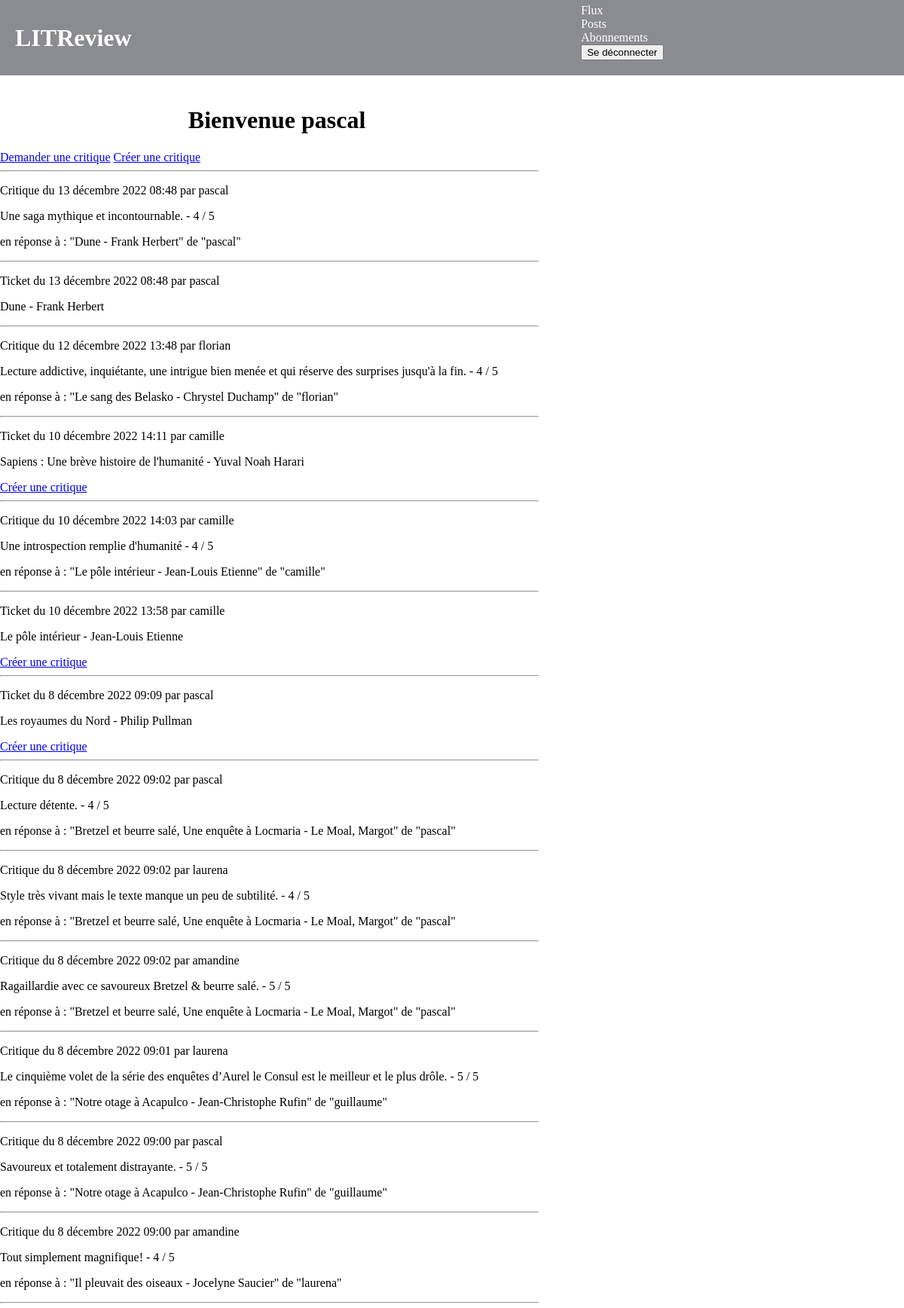
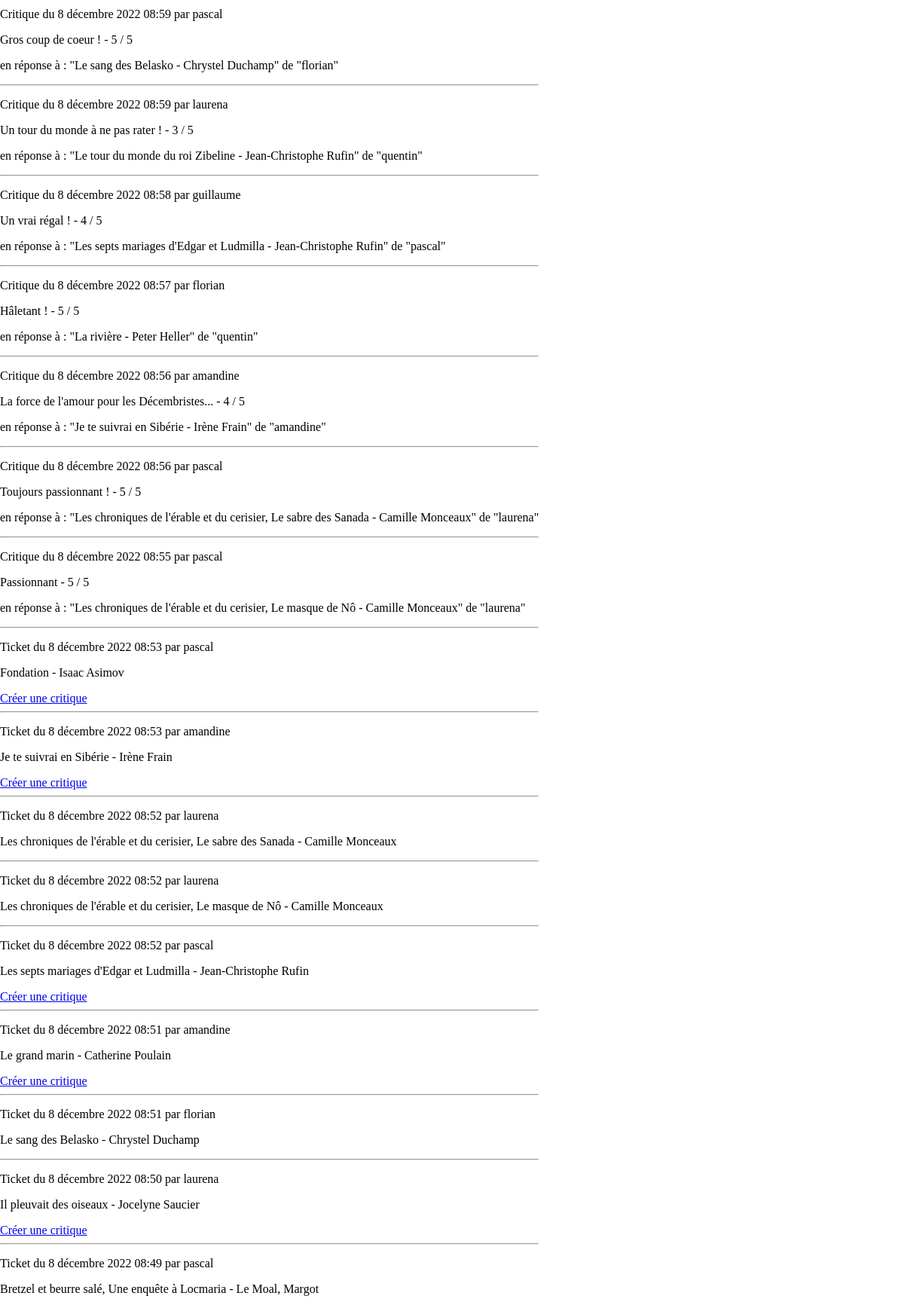
Screenshot of / (signed in) with the database file from the repository (2 pictures, top to bottom).
### accounts/models.py (models this page shows)
class User(AbstractUser):
    pass

### bookreview/models.py (models this page shows, shortened)
class Review(models.Model):
    ticket = models.ForeignKey(to=Ticket, on_delete=models.CASCADE)
    rating = models.PositiveSmallIntegerField(
        validators=[MinValueValidator(0), MaxValueValidator(5)]
    )
    headline = models.CharField(max_length=128)
    body = models.TextField(max_length=8192, blank=True)
    user = models.ForeignKey(to=settings.AUTH_USER_MODEL, on_delete=models.CASCADE)
    time_created = models.DateTimeField(auto_now_add=True)

class Ticket(models.Model):
    title = models.CharField(max_length=128)
    description = models.TextField(max_length=2048, blank=True)
    user = models.ForeignKey(to=settings.AUTH_USER_MODEL, on_delete=models.CASCADE)
    image = models.ImageField(null=True, blank=True)
    time_created = models.DateTimeField(auto_now_add=True)

### bookreview/views.py (the view)
# urls.py: path("", views.home, name="home"),
@login_required
def home(request):
    followed_users = get_followed_users(request.user)
    tickets = Ticket.objects.filter(Q(user__in=followed_users) | Q(user=request.user))
    tickets = tickets.annotate(content_type=Value('TICKET', CharField()))
    reviews = Review.objects.filter(Q(user__in=followed_users) | Q(user=request.user) | Q(ticket__user=request.user))
    reviews = reviews.annotate(content_type=Value('REVIEW', CharField()))
    posts = sorted(chain(reviews, tickets), key=lambda post: post.time_created, reverse=True)
    return render(request, 'bookreview/home.html', context={'posts': posts})

### bookreview/templatetags/bookreview_extras.py (called while the page is built)
@register.filter
def already_reviewed(ticket, user):
    if Review.objects.filter(ticket=ticket).filter(user=user).exists():
        return True
    else:
        return False

### bookreview/views.py (called while the page is built)
def get_followed_users(user):
    followed_users = []
    user_follows_rows = user.following.all()
    for row in user_follows_rows:
        followed_users.append(row.followed_user)
    return followed_users

### bookreview/templates/bookreview/home.html (shortened to what this page needs)
{% extends 'base.html' %}
{% load bookreview_extras %}
{% block content %}
  <h1>Bienvenue {{ user.username }}</h1>
  <a href="{% url 'bookreview:new_ticket' %}">Demander une critique</a>
  <a href="{% url 'bookreview:new_review_one_step' %}">Créer une critique</a>
  {% for post in posts %}
    {% if post.content_type == 'TICKET' %}
      <hr />
      <p>Ticket du {{ post.time_created }} par {{ post.user.username }}</p>
      <p>{{ post.title }}</p>
      {% if not post|already_reviewed:user %}
        <a href="{% url 'bookreview:new_review' post.id %}">Créer une critique</a>
      {% endif %}
    {% elif post.content_type == 'REVIEW' %}
      <hr />
      <p>Critique du {{ post.time_created }} par {{ post.user.username }}</p>
      <p>{{ post.headline }} - {{ post.rating }} / 5</p>
      <p>en réponse à : "{{ post.ticket.title }}" de "{{ post.ticket.user.username }}"</p>
    {% endif %}
  {% endfor %}
{% endblock content %}

### bookreview/static/bookreview/style.css (style rules this page uses)
body { width: 100%; margin: auto; }
h1 { text-align: center; margin-left: 20px; scroll-margin-top: 120px; }

### rows the page displays
User: username "pascal"
Review: time_created "13 décembre 2022 08:48", user.username "pascal", headline "Une saga mythique et incontournable.", rating "4", ticket "Dune - Frank Herbert", ticket.user.username "pascal"
Ticket: time_created "13 décembre 2022 08:48", user.username "pascal", title "Dune - Frank Herbert"
Review: time_created "12 décembre 2022 13:48", user.username "florian", headline "Lecture addictive, inquiétante, une intrigue bien menée et qui réserve des surprises jusqu'à la fin.", rating "4", ticket "Le sang des Belasko - Chrystel Duchamp", ticket.user.username "florian"
Ticket: time_created "10 décembre 2022 14:11", user.username "camille", title "Sapiens : Une brève histoire de l'humanité - Yuval Noah Harari", shows "Créer une critique"
Review: time_created "10 décembre 2022 14:03", user.username "camille", headline "Une introspection remplie d'humanité", rating "4", ticket "Le pôle intérieur - Jean-Louis Etienne", ticket.user.username "camille"
Ticket: time_created "10 décembre 2022 13:58", user.username "camille", title "Le pôle intérieur - Jean-Louis Etienne", shows "Créer une critique"
Ticket: time_created "8 décembre 2022 09:09", user.username "pascal", title "Les royaumes du Nord - Philip Pullman", shows "Créer une critique"
Review: time_created "8 décembre 2022 09:02", user.username "pascal", headline "Lecture détente.", rating "4", ticket "Bretzel et beurre salé, Une enquête à Locmaria - Le Moal, Margot", ticket.user.username "pascal"
Review: time_created "8 décembre 2022 09:02", user.username "laurena", headline "Style très vivant mais le texte manque un peu de subtilité.", rating "4", ticket "Bretzel et beurre salé, Une enquête à Locmaria - Le Moal, Margot", ticket.user.username "pascal"
Review: time_created "8 décembre 2022 09:02", user.username "amandine", headline "Ragaillardie avec ce savoureux Bretzel & beurre salé.", rating "5", ticket "Bretzel et beurre salé, Une enquête à Locmaria - Le Moal, Margot", ticket.user.username "pascal"
Review: time_created "8 décembre 2022 09:01", user.username "laurena", headline "Le cinquième volet de la série des enquêtes d’Aurel le Consul est le meilleur et le plus drôle.", rating "5", ticket "Notre otage à Acapulco - Jean-Christophe Rufin", ticket.user.username "guillaume"
Review: time_created "8 décembre 2022 09:00", user.username "pascal", headline "Savoureux et totalement distrayante.", rating "5", ticket "Notre otage à Acapulco - Jean-Christophe Rufin", ticket.user.username "guillaume"
Review: time_created "8 décembre 2022 09:00", user.username "amandine", headline "Tout simplement magnifique!", rating "4", ticket "Il pleuvait des oiseaux - Jocelyne Saucier", ticket.user.username "laurena"
Review: time_created "8 décembre 2022 08:59", user.username "pascal", headline "Gros coup de coeur !", rating "5", ticket "Le sang des Belasko - Chrystel Duchamp", ticket.user.username "florian"
Review: time_created "8 décembre 2022 08:59", user.username "laurena", headline "Un tour du monde à ne pas rater !", rating "3", ticket "Le tour du monde du roi Zibeline - Jean-Christophe Rufin", ticket.user.username "quentin"
Review: time_created "8 décembre 2022 08:58", user.username "guillaume", headline "Un vrai régal !", rating "4", ticket "Les septs mariages d'Edgar et Ludmilla - Jean-Christophe Rufin", ticket.user.username "pascal"
Review: time_created "8 décembre 2022 08:57", user.username "florian", headline "Hâletant !", rating "5", ticket "La rivière - Peter Heller", ticket.user.username "quentin"
Review: time_created "8 décembre 2022 08:56", user.username "amandine", headline "La force de l'amour pour les Décembristes...", rating "4", ticket "Je te suivrai en Sibérie - Irène Frain", ticket.user.username "amandine"
Review: time_created "8 décembre 2022 08:56", user.username "pascal", headline "Toujours passionnant !", rating "5", ticket "Les chroniques de l'érable et du cerisier, Le sabre des Sanada - Camille Monceaux", ticket.user.username "laurena"
Review: time_created "8 décembre 2022 08:55", user.username "pascal", headline "Passionnant", rating "5", ticket "Les chroniques de l'érable et du cerisier, Le masque de Nô - Camille Monceaux", ticket.user.username "laurena"
Ticket: time_created "8 décembre 2022 08:53", user.username "pascal", title "Fondation - Isaac Asimov", shows "Créer une critique"
Ticket: time_created "8 décembre 2022 08:53", user.username "amandine", title "Je te suivrai en Sibérie - Irène Frain", shows "Créer une critique"
Ticket: time_created "8 décembre 2022 08:52", user.username "laurena", title "Les chroniques de l'érable et du cerisier, Le sabre des Sanada - Camille Monceaux"
Ticket: time_created "8 décembre 2022 08:52", user.username "laurena", title "Les chroniques de l'érable et du cerisier, Le masque de Nô - Camille Monceaux"
Ticket: time_created "8 décembre 2022 08:52", user.username "pascal", title "Les septs mariages d'Edgar et Ludmilla - Jean-Christophe Rufin", shows "Créer une critique"
Ticket: time_created "8 décembre 2022 08:51", user.username "amandine", title "Le grand marin - Catherine Poulain", shows "Créer une critique"
Ticket: time_created "8 décembre 2022 08:51", user.username "florian", title "Le sang des Belasko - Chrystel Duchamp"
Ticket: time_created "8 décembre 2022 08:50", user.username "laurena", title "Il pleuvait des oiseaux - Jocelyne Saucier", shows "Créer une critique"
Ticket: time_created "8 décembre 2022 08:49", user.username "pascal", title "Bretzel et beurre salé, Une enquête à Locmaria - Le Moal, Margot"
